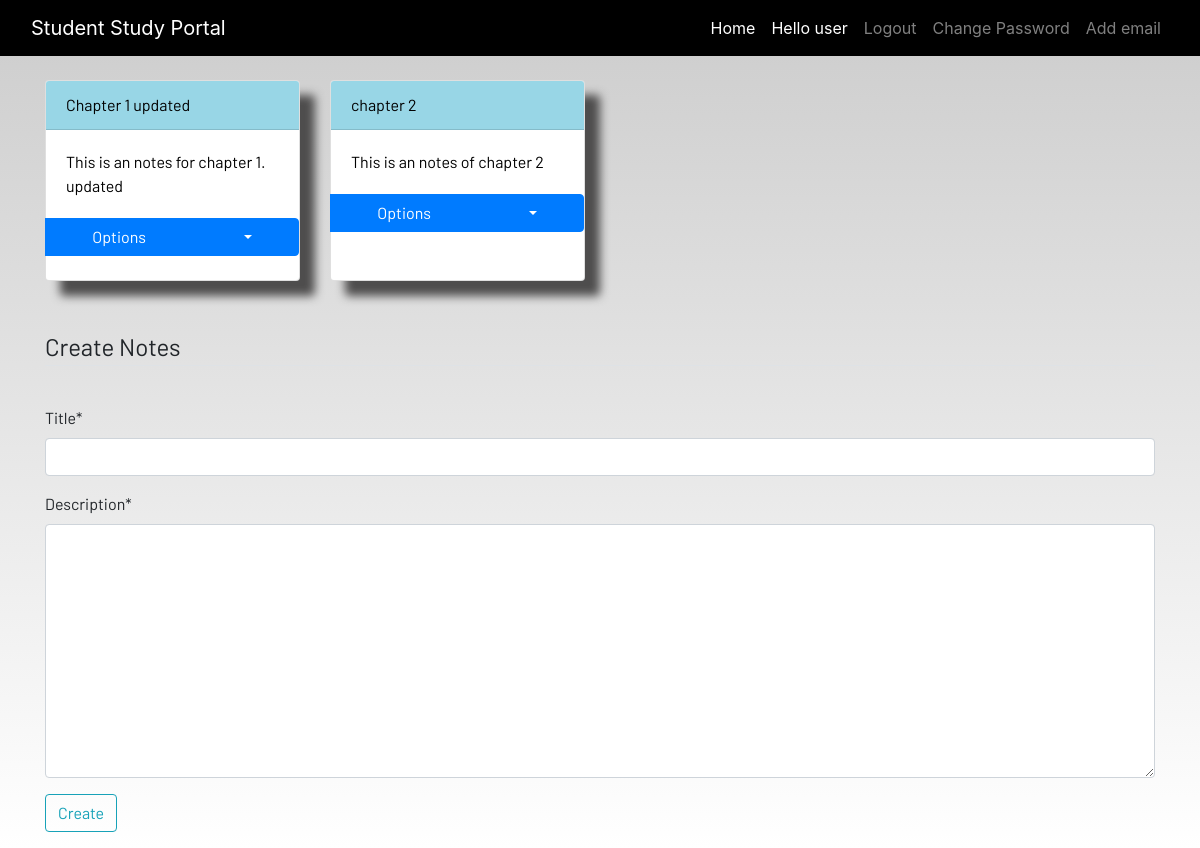
The page /notes (signed in) on the database its author committed.
### dashboard/models.py (models this page shows, shortened)
class Note(models.Model):
    user = models.ForeignKey(User, on_delete=models.CASCADE)
    title = models.CharField(max_length=150)
    description = models.TextField()

### dashboard/views.py (the view)
# urls.py: path('notes', views.notes, name = "notes"),
def notes(request):
    if request.method == "POST":
        form = Notesform(request.POST)
        if form.is_valid():
            notes = Note(user=request.user,title=request.POST['title'],description=request.POST['description'])
            notes.save()
        messages.success(request, f"Note saved from {request.user.username} successfully.")
        return redirect('notes')
    else:
        form = Notesform()
    notes = Note.objects.filter(user=request.user)
    context = {'notes': notes,'form': form}
    return render(request, 'dashboard/notes.html', context)

### dashboard/forms.py
class Notesform(forms.ModelForm):
    class Meta:
        model = Note
        fields = ['title', 'description']

### dashboard/templates/dashboard/notes.html (shortened to what this page needs)
{% extends 'dashboard/base.html' %}
{% load static %}
{% block content %}
{% load crispy_forms_tags %}
<div class="container">
    <div class="row">
    {% for note in notes %}
         <a href="{% url 'notes_detail' note.id %}">
            <div class="col-md-3">
                <div class="card">
                    <div class="card-header">{{note.title}}</div>
                    <div class="card-body">{{note.description|slice:"0:100"}}</div>
                    <div class="btn-group open">
                        <a class="btn btn-primary" href="#"></i> Options</a>
                        <a class="btn btn-primary dropdown-toggle" data-toggle="dropdown" href="#">
                        </a>
                      </div>
                      <br>
                </div>
            </a>
        </div>
    {% endfor %}
        <br><br>
<br><br>
<div class="container">
    <form method="POST">
        <fieldset class="form-group">
            <legend class="border-bottom mb-4">Create Notes</legend>
        </fieldset>
        {{form|crispy}}
        <div class="form-group">
            <button href="" class="btn btn-outline-info" type="submit">
                Create
            </button>
        </div>
    </form>
</div>
{% endblock content %}

### dashboard/templates/dashboard/base.html (shortened to what this page needs)
<!DOCTYPE html>
{% load static %}
<html lang="en">
<head>
  <link rel="stylesheet" href="https://stackpath.bootstrapcdn.com/bootstrap/4.3.1/css/bootstrap.min.css"
 />
  <link rel="stylesheet" href="https://use.fontawesome.com/releases/v5.7.2/css/all.css"
 />
  <link rel="stylesheet" href="{% static 'css/main.css' %}" />
</head>
<body>
  <header>
    <nav class="navbar navbar-expand-lg navbar-dark bg-dark">
      <div class="container-fluid">
        <a class="navbar-brand" href="#">Student Study Portal</a>
        <div class="collapse navbar-collapse justify-content-end" id="navbarSupportedContent">
          <ul class="navbar-nav mb-2 mb-lg-0">
            {% if user.is_authenticated %}
            <li class="nav-item">
              <a class="nav-link active" aria-current="page" href="/">Home</a>
            </li>
            <li class="nav-item">
              <a class="nav-link active" href="#">Hello {{user}}</a>
            </li>
            <li class="nav-item">
              <a class="nav-link" href="{% url 'account_logout' %}">Logout</a>
            </li>
            <li class="nav-item">
              <a class="nav-link" href="{% url 'account_change_password' %}">Change Password</a>
            </li>
            <li class="nav-item">
              <a class="nav-link" href="{% url 'account_email' %}">Add email</a>
            </li>
            {% endif %}
          </ul>
        </div>
      </div>
    </nav>
  </header>
  <br />
  <main>
    {% block content %}
    {% endblock content %}
  </main>
</body>
</html>

### dashboard/static/css/main.css (style rules this page uses)
html { scroll-behavior: smooth; height: 100%; width: 100%; }
main { font-family: Barlow, Quicksand, Rubik, sans-serif, serif, 'Times New Roman', Times, serif !important; }
.navbar { background-color: rgb(0, 0, 0) !important; }
.card { box-shadow: 15px 15px 10px rgb(78, 77, 77); }
a { text-decoration: none !important; color: black; }
.card-header { color: black !important; background: rgb(152, 214, 230) !important; transition: 0.3s ease-in; }
html, body { max-width: 100%; overflow-x: hidden; height: 100%; width: 100%; }
body { background: linear-gradient(rgba(0, 0, 0, 0.2), rgba(255, 255, 255, 0.5)); overflow-x: hidden; background-repeat: no-repeat; }
.card-header { background-color: rgb(133, 204, 231); }
.col-md-3 .card { width: 100%; height: 100%; }

### rows shown on the page
Note: title "Chapter 1 updated", description "This is an notes for chapter 1. updated"
Note: title "chapter 2", description "This is an notes of chapter 2"

### other values the page prints
{{ user }} "user"
